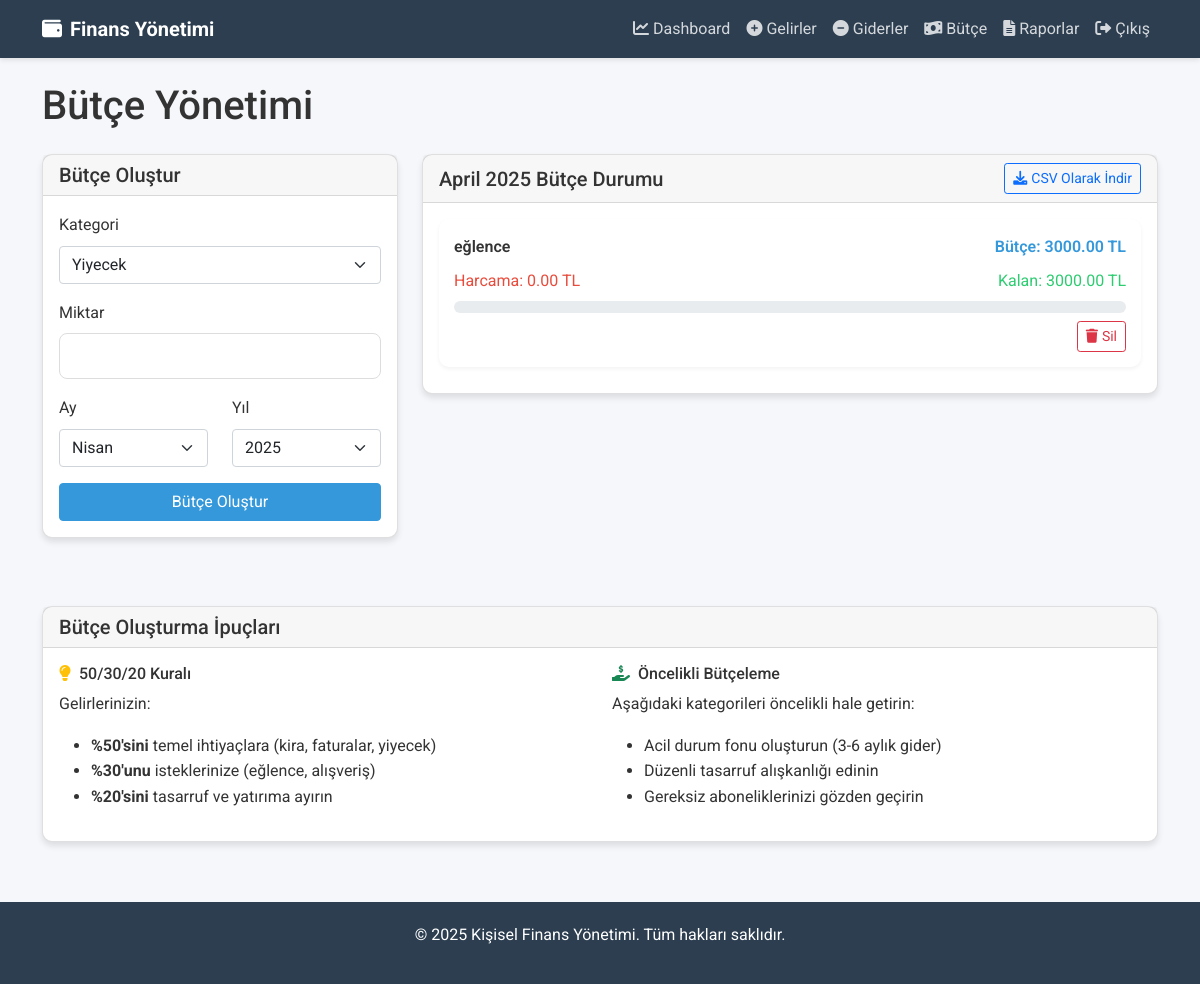
Screenshot of /budget (signed in) with the database file from the repository.
### finance_app/models/models.py (models this page shows, shortened)
class Budget(db.Model):
    __tablename__ = 'budgets'
    id = db.Column(db.Integer, primary_key=True)
    category = db.Column(db.String(64), nullable=False)
    amount = db.Column(db.Float, nullable=False)
    month = db.Column(db.Integer, nullable=False)
    year = db.Column(db.Integer, nullable=False)
    created_at = db.Column(db.DateTime, default=datetime.utcnow)
    user_id = db.Column(db.Integer, db.ForeignKey('users.id'), nullable=False)

### finance_app/routes.py (the view, shortened to what this page needs)
@app.route('/budget', methods=['GET', 'POST'])
@login_required
def budget():
    form = BudgetForm()
    current_month = datetime.now().month
    current_year = datetime.now().year
    form.month.data = current_month
    form.year.data = current_year
    budgets = Budget.query.filter_by(
        user_id=current_user.id,
        month=current_month,
        year=current_year
    ).all()
    expenses_this_month = db.session.query(
        Expense.category, db.func.sum(Expense.amount)
    ).filter(
        Expense.user_id == current_user.id,
        db.extract('month', Expense.date) == current_month,
        db.extract('year', Expense.date) == current_year
    ).group_by(Expense.category).all()
    budget_comparison = []
    for budget in budgets:
        expense_amount = 0
        for expense_category, amount in expenses_this_month:
            if expense_category == budget.category:
                expense_amount = amount
                break
        remaining = budget.amount - expense_amount
        percentage = (expense_amount / budget.amount * 100) if budget.amount > 0 else 0
        budget_comparison.append({
            'category': budget.category,
            'budget_amount': budget.amount,
            'expense_amount': expense_amount,
            'remaining': remaining,
            'percentage': percentage
        })
    return render_template(
        'budget.html',
        form=form,
        budgets=budgets,
        budget_comparison=budget_comparison,
        current_month=calendar.month_name[current_month],
        current_year=current_year
    )

### finance_app/forms.py
class BudgetForm(FlaskForm):
    category = SelectField('Kategori', choices=[
        ('yiyecek', 'Yiyecek'),
        ('kira', 'Kira'),
        ('faturalar', 'Faturalar'),
        ('ulaşım', 'Ulaşım'),
        ('eğlence', 'Eğlence'),
        ('sağlık', 'Sağlık'),
        ('alışveriş', 'Alışveriş'),
        ('diğer', 'Diğer')
    ], validators=[DataRequired()])
    amount = FloatField('Miktar', validators=[DataRequired()])
    month = SelectField('Ay', choices=[
        (1, 'Ocak'), (2, 'Şubat'), (3, 'Mart'), (4, 'Nisan'),
        (5, 'Mayıs'), (6, 'Haziran'), (7, 'Temmuz'), (8, 'Ağustos'),
        (9, 'Eylül'), (10, 'Ekim'), (11, 'Kasım'), (12, 'Aralık')
    ], coerce=int, validators=[DataRequired()])
    year = SelectField('Yıl', choices=[(2023, '2023'), (2024, '2024'), (2025, '2025')], coerce=int, validators=[DataRequired()])
    submit = SubmitField('Bütçe Oluştur')

### finance_app/__init__.py (called while the page is built)
@login_manager.user_loader
def load_user(user_id):
    return User.query.get(int(user_id))

### run.py (called while the page is built)
@app.context_processor
def inject_now():
    return {'now': datetime.utcnow()}

### finance_app/templates/budget.html (shortened to what this page needs)
{% extends "base.html" %}
{% block content %}
<div class="row">
    <div class="col-md-12">
        <h1 class="mb-4">Bütçe Yönetimi</h1>
    </div>
</div>
<div class="row">
    <div class="col-md-4 mb-4">
        <div class="card">
            <div class="card-header">
                <h5 class="mb-0">Bütçe Oluştur</h5>
            </div>
            <div class="card-body">
                <form method="POST" action="{{ url_for('budget') }}">
                    <div class="mb-3">
                        {{ form.category.label(class="form-label") }}
                        {% if form.category.errors %}
                            {{ form.category(class="form-select is-invalid") }}
                            <div class="invalid-feedback">
                                {% for error in form.category.errors %}
                                    {{ error }}
                                {% endfor %}
                            </div>
                        {% else %}
                            {{ form.category(class="form-select") }}
                        {% endif %}
                    </div>
                    <div class="mb-3">
                        {{ form.amount.label(class="form-label") }}
                        {% if form.amount.errors %}
                            {{ form.amount(class="form-control is-invalid") }}
                            <div class="invalid-feedback">
                                {% for error in form.amount.errors %}
                                    {{ error }}
                                {% endfor %}
                            </div>
                        {% else %}
                            {{ form.amount(class="form-control") }}
                        {% endif %}
                    </div>
                    <div class="row">
                        <div class="col-md-6 mb-3">
                            {{ form.month.label(class="form-label") }}
                            {% if form.month.errors %}
                                {{ form.month(class="form-select is-invalid") }}
                                <div class="invalid-feedback">
                                    {% for error in form.month.errors %}
                                        {{ error }}
                                    {% endfor %}
                                </div>
                            {% else %}
                                {{ form.month(class="form-select") }}
                            {% endif %}
                        </div>
                        <div class="col-md-6 mb-3">
                            {{ form.year.label(class="form-label") }}
                            {% if form.year.errors %}
                                {{ form.year(class="form-select is-invalid") }}
                                <div class="invalid-feedback">
                                    {% for error in form.year.errors %}
                                        {{ error }}
                                    {% endfor %}
                                </div>
                            {% else %}
                                {{ form.year(class="form-select") }}
                            {% endif %}
                        </div>
                    </div>
                    <div class="d-grid gap-2">
                        {{ form.submit(class="btn btn-primary") }}
                    </div>
                </form>
            </div>
        </div>
    </div>
    <div class="col-md-8">
        <div class="card">
            <div class="card-header d-flex justify-content-between align-items-center">
                <h5 class="mb-0">{{ current_month }} {{ current_year }} Bütçe Durumu</h5>
                <a href="{{ url_for('export_data', type='budgets') }}" class="btn btn-sm btn-outline-primary">
                    <i class="fas fa-download me-1"></i>CSV Olarak İndir
                </a>
            </div>
            <div class="card-body">
                {% if budget_comparison %}
                    <div class="list-group">
                        {% for budget in budget_comparison %}
                            <div class="budget-item">
                                <div class="budget-info">
                                    <div class="budget-category">{{ budget.category }}</div>
                                    <div class="budget-amount">Bütçe: {{ "%.2f TL"|format(budget.budget_amount) }}</div>
                                </div>
                                <div class="budget-info">
                                    <div class="expense-amount">Harcama: {{ "%.2f TL"|format(budget.expense_amount) }}</div>
                                    <div class="remaining-amount">Kalan: {{ "%.2f TL"|format(budget.remaining) }}</div>
                                </div>
                                <div class="progress">
                                </div>
                                <div class="d-flex justify-content-end mt-2">
                                    <form action="{{ url_for('delete_budget', id=budgets[loop.index0].id) }}" method="POST" class="d-inline">
                                        <button type="submit" class="btn btn-sm btn-outline-danger delete-btn">
                                            <i class="fas fa-trash me-1"></i>Sil
                                        </button>
                                    </form>
                                </div>
                            </div>
                        {% endfor %}
                    </div>
                {% else %}
                    <div class="text-center py-4">
                        <i class="fas fa-money-bill-wave fa-3x text-muted mb-3"></i>
                        <p>Bu ay için henüz bütçe oluşturmadınız.</p>
                    </div>
                {% endif %}
            </div>
        </div>
    </div>
</div>
<div class="row mt-4">
    <div class="col-md-12">
        <div class="card">
            <div class="card-header">
                <h5 class="mb-0">Bütçe Oluşturma İpuçları</h5>
            </div>
            <div class="card-body">
                <div class="row">
                    <div class="col-md-6">
                        <h6><i class="fas fa-lightbulb text-warning me-2"></i>50/30/20 Kuralı</h6>
                        <p>Gelirlerinizin:</p>
                        <ul>
                            <li><strong>%50'sini</strong> temel ihtiyaçlara (kira, faturalar, yiyecek)</li>
                            <li><strong>%30'unu</strong> isteklerinize (eğlence, alışveriş)</li>
                            <li><strong>%20'sini</strong> tasarruf ve yatırıma ayırın</li>
                        </ul>
                    </div>
                    <div class="col-md-6">
                        <h6><i class="fas fa-hand-holding-usd text-success me-2"></i>Öncelikli Bütçeleme</h6>
                        <p>Aşağıdaki kategorileri öncelikli hale getirin:</p>
                        <ul>
                            <li>Acil durum fonu oluşturun (3-6 aylık gider)</li>
                            <li>Düzenli tasarruf alışkanlığı edinin</li>
                            <li>Gereksiz aboneliklerinizi gözden geçirin</li>
                        </ul>
                    </div>
                </div>
            </div>
        </div>
    </div>
</div>
{% endblock %}

### finance_app/static/css/main.css (style rules this page uses)
:root { --primary-color: #3498db; --secondary-color: #2ecc71; --dark-color: #2c3e50; --light-color: #ecf0f1; --danger-color: #e74c3c; --warning-color: #f39c12; --info-color: #3498db; --success-color: #2ecc71; }
body { font-family: 'Roboto', sans-serif; background-color: #f5f7fa; color: #333; line-height: 1.6; }
.card { border-radius: 10px; box-shadow: 0 4px 6px rgba(0, 0, 0, 0.1); transition: transform 0.3s, box-shadow 0.3s; margin-bottom: 20px; }
.card-header { font-weight: 600; background-color: rgba(0, 0, 0, 0.03); }
.btn-primary { background-color: var(--primary-color); border-color: var(--primary-color); }
.form-control { border-radius: 8px; border: 1px solid #ddd; padding: 10px 15px; }
.progress { height: 12px; border-radius: 6px; margin-top: 5px; }
.budget-item { padding: 15px; margin-bottom: 10px; border-radius: 10px; background-color: white; box-shadow: 0 2px 4px rgba(0, 0, 0, 0.05); }
.budget-info { display: flex; justify-content: space-between; margin-bottom: 8px; }
.budget-category { font-weight: 600; }
.budget-amount { color: var(--primary-color); font-weight: 600; }
.expense-amount { color: var(--danger-color); }
.remaining-amount { color: var(--success-color); }

### rows the page displays
Budget: category "eğlence", budget_amount "3000.00 TL", expense_amount "0.00 TL", remaining "3000.00 TL"

### other values shown
{{ current_month }} "April"
